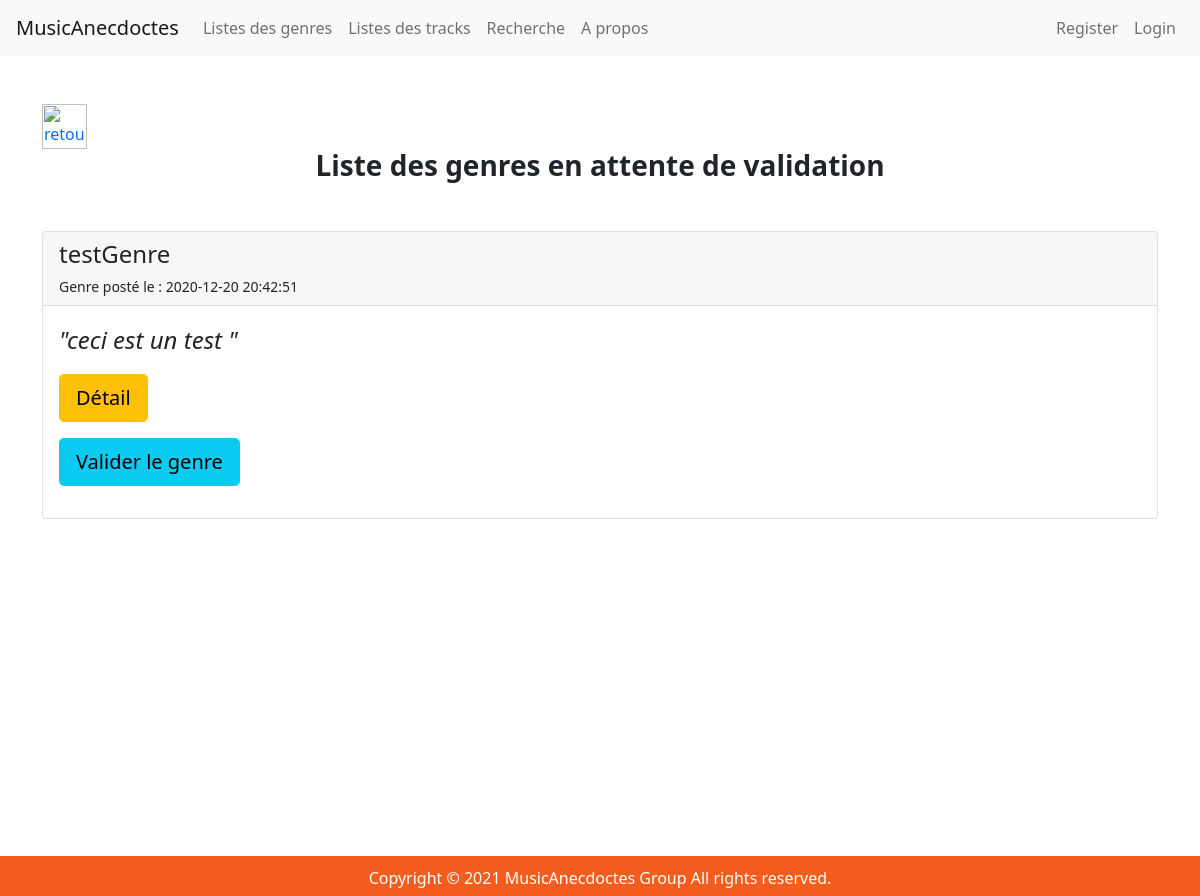
/index.php/back_office/genres_review, run on an earlier commit of the app's database.
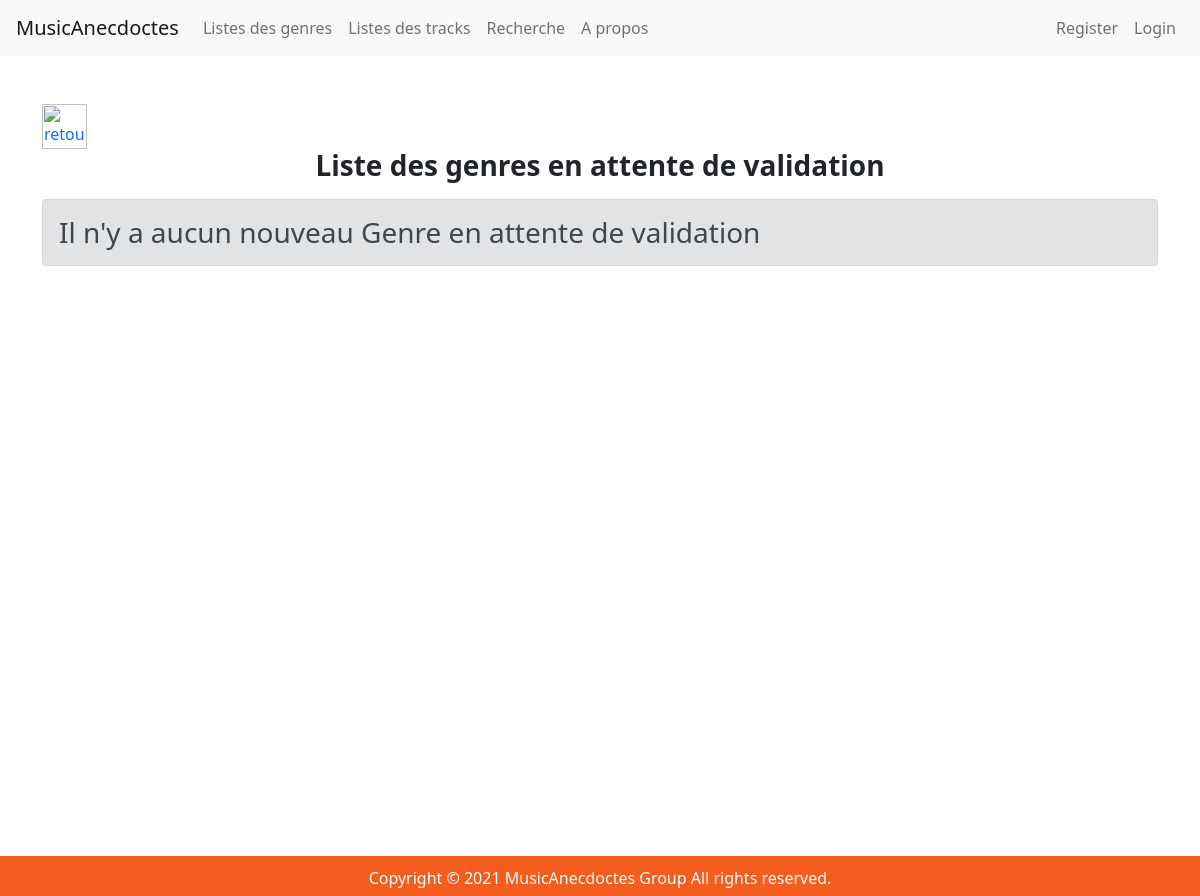
And on a later commit of the database.
### tables this page shows
CREATE TABLE IF NOT EXISTS `genres` (
  `idGenre` int(11) NOT NULL AUTO_INCREMENT,
  `genreName` varchar(255) NOT NULL,
  `story` text,
  `slug` varchar(255) NOT NULL,
  `createdAt` timestamp NOT NULL DEFAULT CURRENT_TIMESTAMP,
  `updatedAt` timestamp NULL DEFAULT CURRENT_TIMESTAMP,
  `isValidated` tinyint(4) NOT NULL,
  `idUser` int(11) NOT NULL,
  PRIMARY KEY (`idGenre`),
  KEY `FK_User_Genre` (`idUser`)
);

### application/controllers/Back_office.php (called while the page is built, shortened)
<?php
class Back_office extends CI_Controller {
    public function genres_review() {
        if($this->session->userdata('roleId') > 2 || !$this->session) {
            redirect('');
        } else {
            $data['genres'] = $this->back_office_model->get_unvalidated_genres();
            $this->load->view('templates/header');
            $this->load->view('back_office/genres', $data);
			$this->load->view('templates/footer');
        }
    }
}

### index.php (called while the page is built, shortened)
<?php
require_once BASEPATH.'core/CodeIgniter.php';

### application/models/Back_office_model.php (called while the page is built, shortened)
<?php
    class Back_office_model extends CI_Model {
        public function get_unvalidated_genres(){
            $query = $this->db->get_where('genres', array('isValidated' => 0));
            return $query->result_array();
        }
    }

### application/views/back_office/genres.php (the view)
<br><a href="javascript:history.go(-1)"><img src="https://www.pngarts.com/files/2/Back-PNG-Download-Image.png" width="45" height="45" alt="retour"></a>
<h5 style="text-align:center" class="h3 mb-3 fw-bold">Liste des genres en attente de validation</h5>
<?php if ($genres) : ?>
    <?php foreach ($genres as $genre) : ?>
        <div class="card my-5">
            <div class="card-header">
                <h4><?php echo $genre['genreName']; ?></h4>
                <small>Genre posté le : <?php echo $genre['createdAt']; ?></small>
            </div>
            <div class="card-body">
                <p class="card-text story">"<?php echo $genre['story'] ;?>"</p>
                <p style="text-align:left"><a class="btn btn-lg btn-warning" href="<?php echo site_url('/genres/'.$genre['slug']); ?>">Détail</a></p>
                <p><a class="btn btn-lg btn-info" class="btn btn-outline-primary" href="<?php echo site_url('/back_office/validate_genre/' . $genre['idGenre']); ?>">Valider le genre</a></p>
            </div>
        </div>
    <?php endforeach; ?>
<?php else : ?>
    <h3 class="alert alert-secondary">Il n'y a aucun nouveau Genre en attente de validation</h3>
<?php endif; ?>

What changed in the data, as far as the page shows it:
removed genres: genreName "testGenre", createdAt "2020-12-20 20:42:51", story "ceci est un test"
Also different on the page:
text now shown: "Il n'y a aucun nouveau Genre en attente de validation"
